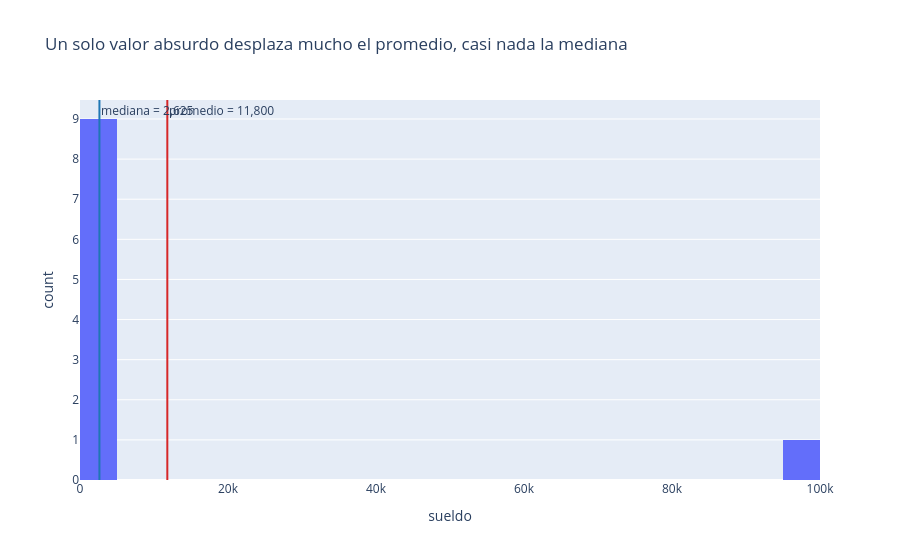

Notebook code cell kept with this figure:
### Markdown cell above
### Antes de usar `QuantileRegressor`: ¿qué es "la mediana" de un ajuste?

Más adelante compararemos Huber contra un modelo que minimiza MAE:
`QuantileRegressor(quantile=0.5)`. Ese `0.5` significa que el modelo intenta
predecir la **mediana condicional** en vez del promedio. Antes de usarlo, vale
la pena recordar con una gráfica simple por qué la mediana resiste tanto a los
valores extremos.

Imagina 9 sueldos normales y uno absurdamente alto (un error de captura). El
promedio se deja arrastrar por ese valor; la mediana (el valor de en medio,
una vez ordenados todos) casi ni se entera.

### Code cell
sueldos = pl.DataFrame({"sueldo": [2100, 2300, 2450, 2500, 2600, 2650, 2700, 2800, 2900, 95000]})
promedio = sueldos["sueldo"].mean()
mediana = sueldos["sueldo"].median()

fig = px.histogram(sueldos, x="sueldo", nbins=20, title="Un solo valor absurdo desplaza mucho el promedio, casi nada la mediana")
fig.add_vline(x=promedio, line_color="#d62728", annotation_text=f"promedio = {promedio:,.0f}")
fig.add_vline(x=mediana, line_color="#1f77b4", annotation_text=f"mediana = {mediana:,.0f}")
fig.show()

### Figure 1 — Plotly figure (JSON) as saved in the notebook; plotly's stock layout.template omitted (floating-point values rounded to 4 significant figures)
{"data": [{"bingroup": "x", "hovertemplate": "sueldo=%{x}<br>count=%{y}<extra></extra>", "legendgroup": "", "marker": {"color": "#636efa", "pattern": {"shape": ""}}, "name": "", "nbinsx": 20, "orientation": "v", "showlegend": false, "type": "histogram", "x": [2100, 2300, 2450, 2500, 2600, 2650, 2700, 2800, 2900, 95000], "xaxis": "x", "yaxis": "y"}], "layout": {"annotations": [{"showarrow": false, "text": "promedio = 11,800", "x": 11800, "xanchor": "left", "xref": "x", "y": 1, "yanchor": "top", "yref": "y domain"}, {"showarrow": false, "text": "mediana = 2,625", "x": 2625, "xanchor": "left", "xref": "x", "y": 1, "yanchor": "top", "yref": "y domain"}], "barmode": "relative", "legend": {"tracegroupgap": 0}, "shapes": [{"line": {"color": "#d62728"}, "type": "line", "x0": 11800, "x1": 11800, "xref": "x", "y0": 0, "y1": 1, "yref": "y domain"}, {"line": {"color": "#1f77b4"}, "type": "line", "x0": 2625, "x1": 2625, "xref": "x", "y0": 0, "y1": 1, "yref": "y domain"}], "title": {"text": "Un solo valor absurdo desplaza mucho el promedio, casi nada la mediana"}, "xaxis": {"anchor": "y", "domain": [0, 1], "title": {"text": "sueldo"}}, "yaxis": {"anchor": "x", "domain": [0, 1], "title": {"text": "count"}}}}
